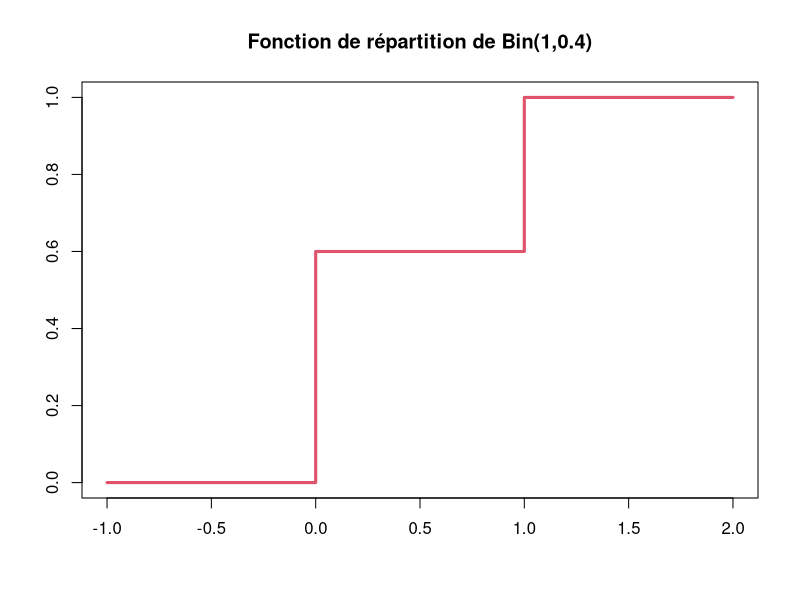
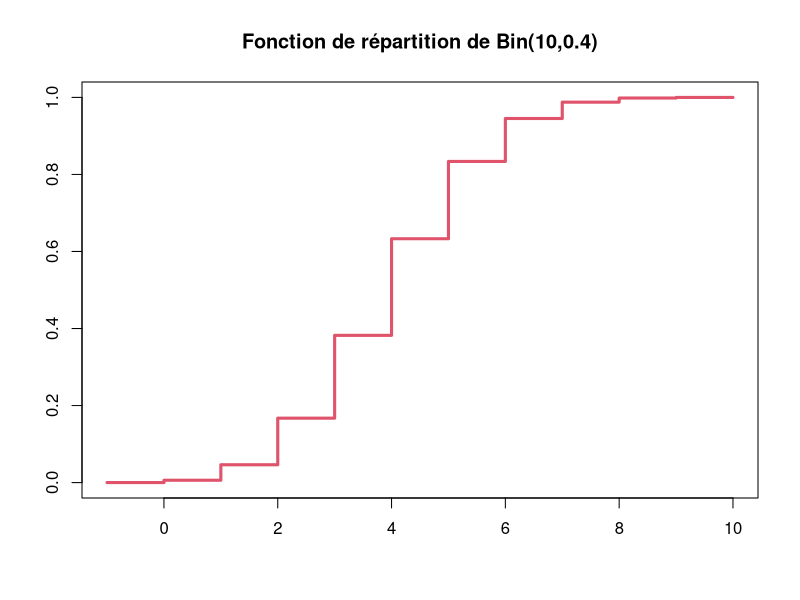
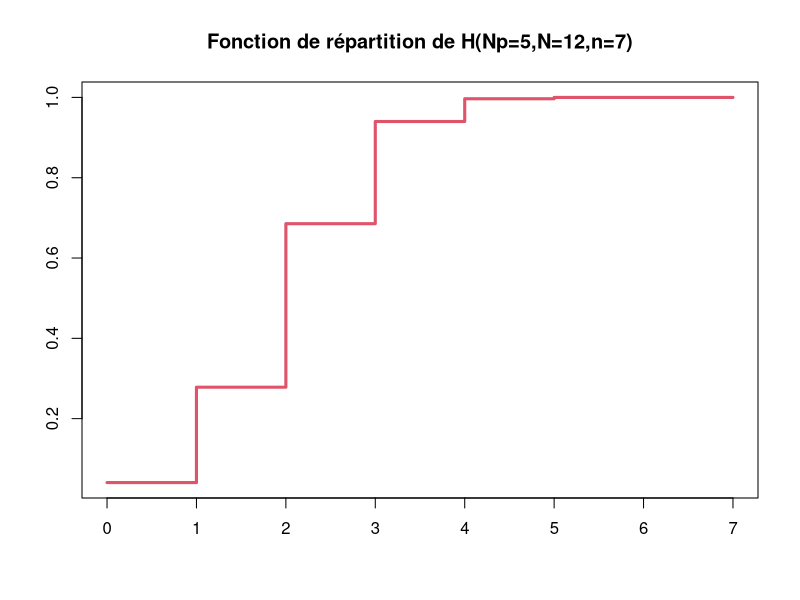
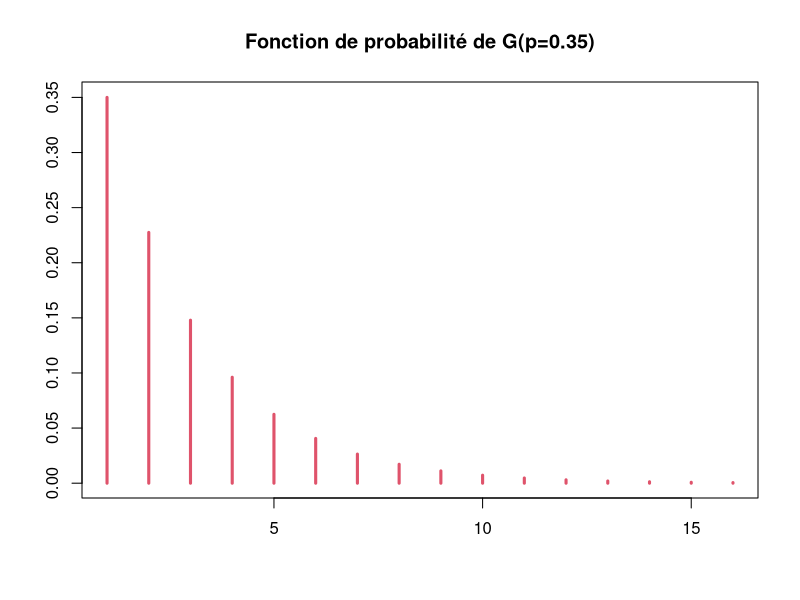
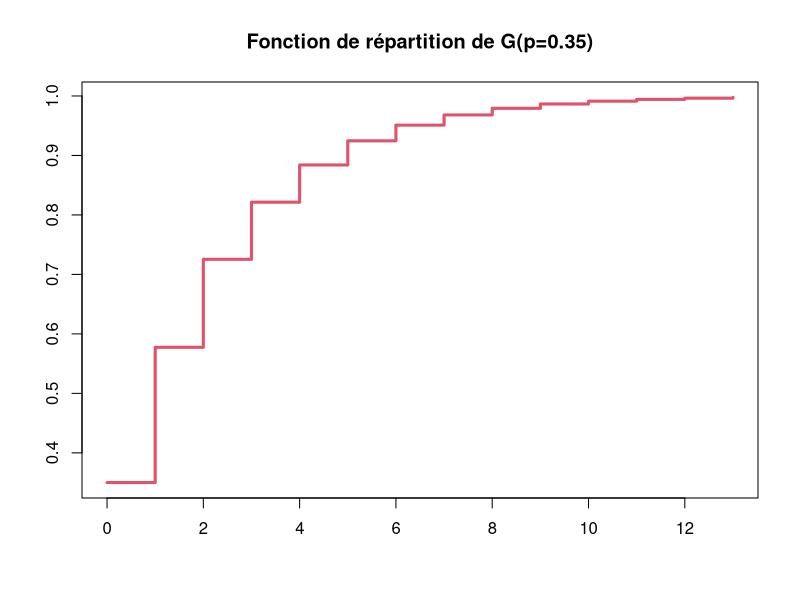
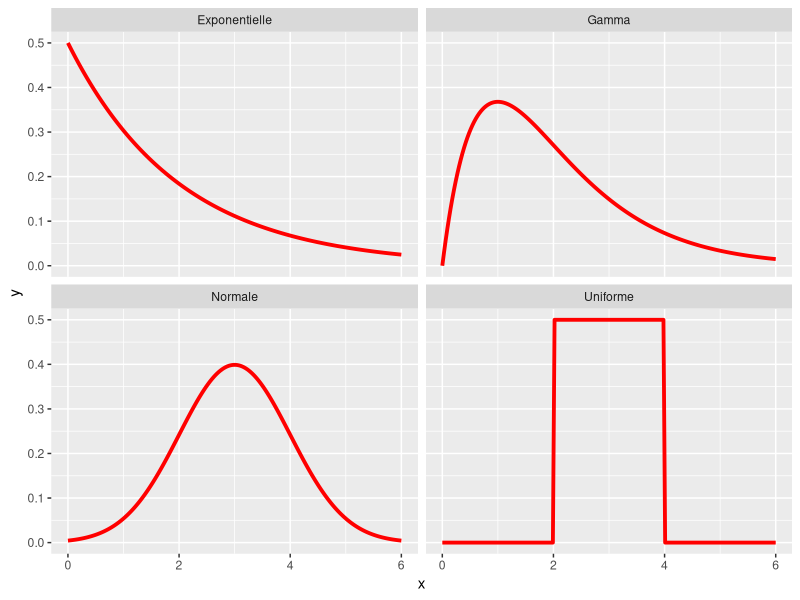

Generate these figures, in order, with R:
#########################################
#   Lois usuelles discrètes
########################################

# Loi de Bernoulli

# génération de 100 réalisations B(1,0.4)
X=rbinom(100,1,0.4)
X[1:10]

# fonction de répartition

plot(-1:2, pbinom(-1:2, size = 1, prob = 0.4), type="s",lwd=3, xlab="",
     ylab="", col=2, main = "Fonction de répartition de Bin(1,0.4)")

# Loi binômiale

# génération de 100 réalisations B(10,0.4)
X=rbinom(100,10,0.4)
X[1:10]

# fonction de répartition

plot(-1:10, pbinom(-1:10, size = 10, prob = 0.4), type="s",lwd=3, xlab="",
     ylab="", col=2, main = "Fonction de répartition de Bin(10,0.4)")

# loi hypergéométrique

# génération de 100 réalisations H(Np=5,N=12,n=7)
X=rhyper(100,5,12,7)
X[1:10]

# fonction de répartition

plot(0:7, phyper(0:7,5,12,7), type="s",lwd=3, xlab="",
     ylab="", col=2, main = "Fonction de répartition de H(Np=5,N=12,n=7)")

# loi géométrique

# génération de 100 réalisations G(p=0.35)
# Sous R, le support de X est 0,1,2,...
X=rgeom(100,0.35)+1
X[1:10]

# La densité

plot(dgeom(0:15,0.35), type="h", lwd=3, xlab="",
     ylab="", col=2, main = "Fonction de probabilité de G(p=0.35)")

# fonction de répartition

plot(0:13, pgeom(0:13,0.35), type="s",lwd=3, xlab="",
     ylab="", col=2, main = "Fonction de répartition de G(p=0.35)")

#################################################
#     lois usuelles continues
################################################

# install.packages("ggplot2")
library(ggplot2)

x <- seq(from = 0, to = 6, length.out = 200) # Define the density domains
ylim <- c(0, 0.6)

#######
df <- rbind(
  data.frame(x = x, dist_name = "Uniforme"  , y = dunif(x, min   = 2, max = 4)),
  data.frame(x = x, dist_name = "Normale"     , y = dnorm(x, mean  = 3, sd = 1)),
  data.frame(x = x, dist_name = "Exponentielle", y = dexp(x, rate  = 1 / 2)),
  data.frame(x = x, dist_name = "Gamma"      , y = dgamma(x, shape = 2, rate = 1)) )

############
ggplot(data = df, aes(x = x, y = y)) +
  geom_line(size=1.3, color="red") +
  facet_wrap(~dist_name)+theme(plot.title=element_text(size=20,face="bold"))




